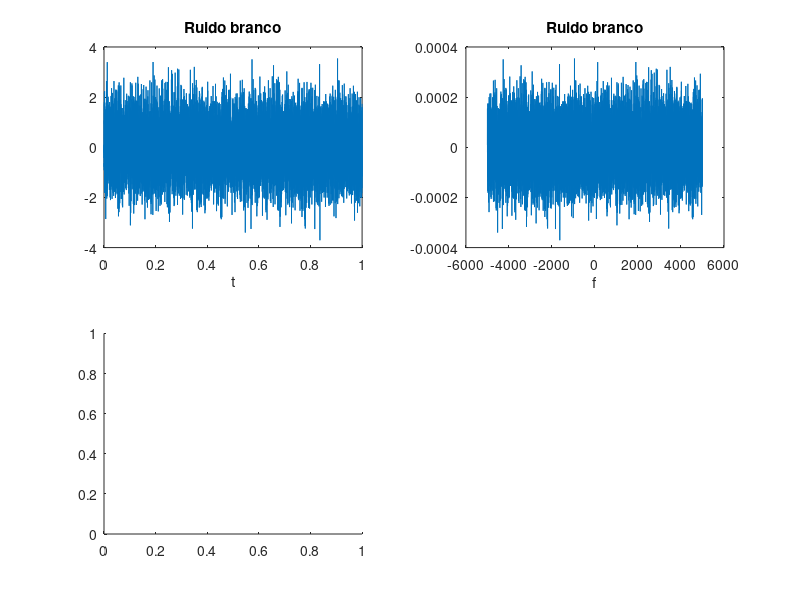

Reproduce this figure in MATLAB. (Note: this script raises an error after producing the figure.)
%% descrevendo 1 segundo de sinal com distribuicao o gaussiana

fs = 10e3;
t = 0:1/fs:1;
s = randn(1,length(t)); % 1s ruido branco
figure(1);
subplot(221);
plot(t, s);
title('Ruido branco');
xlabel('t');

%% transformada do sinal
sf = fft(s);
sf = fftshift(s)/length(s);

subplot(222)
f = [-fs/2:fs/2];
plot(f,sf);
title('Ruido branco');
xlabel('f');

subplot(223);
hist = histogram(s);
xlabel('t');
xlim([-5 5]);
title('Distribuicao do ruído branco');

%% autocorrelacao do sinal
r = xcorr(s)/length(s);
subplot(224);
plot(r);
title('Autocorrelacao do sinal');
xlim([0 20000]);

%% filtro passa baixa
filtro=fir1(50,(1000*2)/fs);
figure(2);
freqz(filtro); % resposta em freq

figure(3);
x = filter(filtro,1,s); 

subplot(211);
plot(t,x);
title('Sinal apos o filtro no dominio do tempo');
xlabel('t');

%%  transformada
y = fft(x);
Y = fftshift(y)/length(y);
subplot(212);
plot(f,Y);
title('Sinal apos o filtro no dominio da frequencia');
xlabel('f');